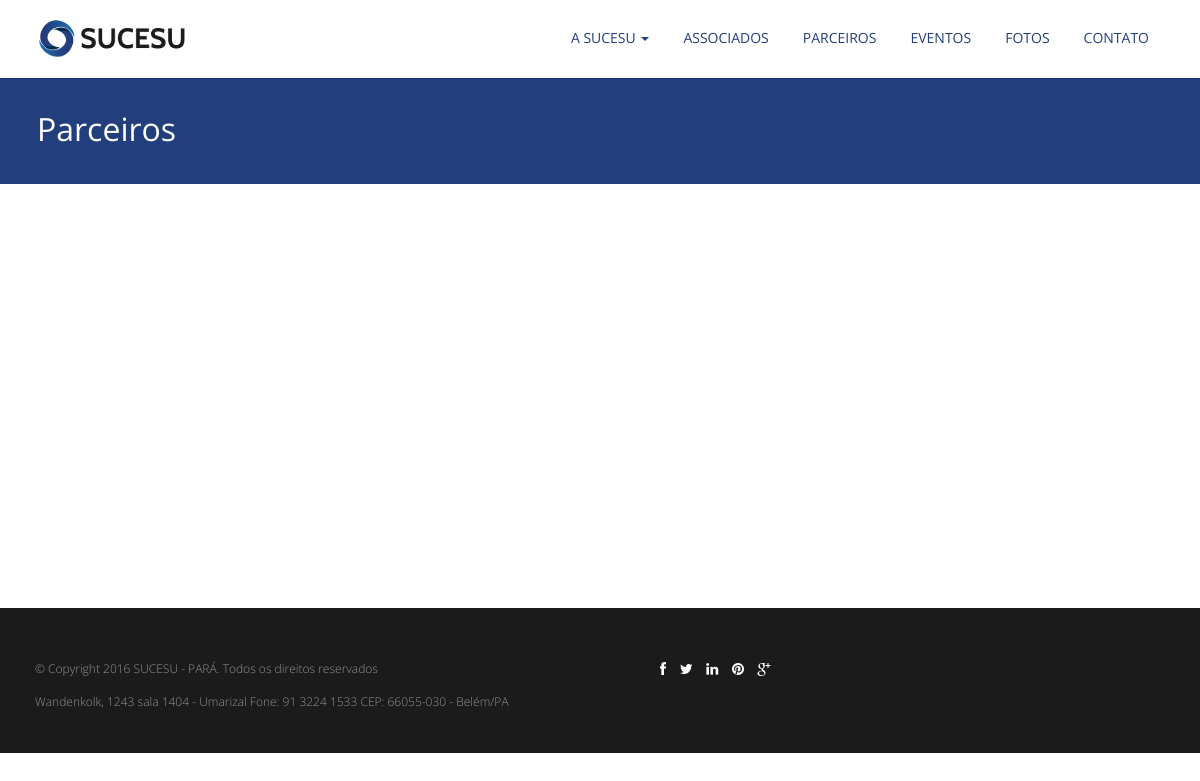
The app's page /parceiros/, older data.
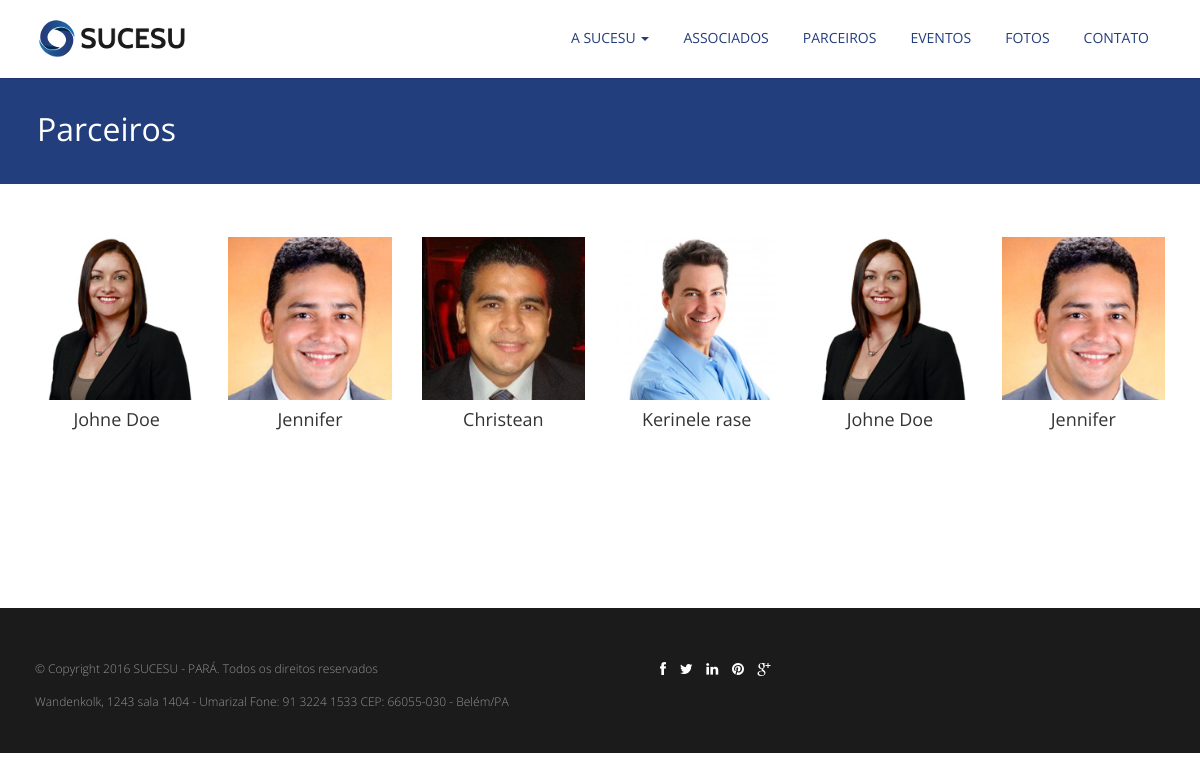
The same page, newer data.
### sucesuview/models.py (models this page shows)
class Parceiro(models.Model):
    nome = models.CharField(max_length=200)
    imagem = models.ImageField(upload_to='images/parceiros/%Y-%m/%d')

### sucesuview/views.py (the view)
# urls.py: path('parceiros/', views.parceiros, name='parceiros'),
def parceiros(request):
    parceiro = Parceiro.objects.all()
    return render(request, 'sucesuview/parceiros.html', {'parceiros': parceiro})

### sucesuview/templates/sucesuview/parceiros.html
{% extends 'sucesuview/base.html' %} {% load staticfiles%} {% block content %}
<section id="inner-headline">
	<div class="container">
		<div class="row">
			<div class="col-lg-12">
				<h2 class="pageTitle">Parceiros</h2>
			</div>
		</div>
	</div>
</section>
<section id="content">
	<div class="container">
		<br>
		<div class="team-six">
			{% for parceiro in parceiros %}
				{% if forloop.counter0|divisibleby:6 %}
					<div class="row">
				{% endif %}
				<div class="col-md-2 col-xs-6">
					<div class="team-member">
						<img class="img-responsive" src="{{ parceiro.imagem.url }}" alt="">
						<h4 class="text-center"> {{ parceiro.nome }} </h4>
					</div>
				</div>
				{% if forloop.counter|divisibleby:6 or forloop.last  %}
					</div>
				{% endif %}
			{% endfor %}
			</div>
		</div>
</section>
{% endblock %}

Row changes from the older to the newer data that the page shows:
added Parceiro: imagem (picture), nome "Johne Doe"
added Parceiro: imagem (picture), nome "Jennifer"
added Parceiro: imagem (picture), nome "Christean"
added Parceiro: imagem (picture), nome "Kerinele rase"
added Parceiro: imagem (picture), nome "Johne Doe"
added Parceiro: imagem (picture), nome "Jennifer"
